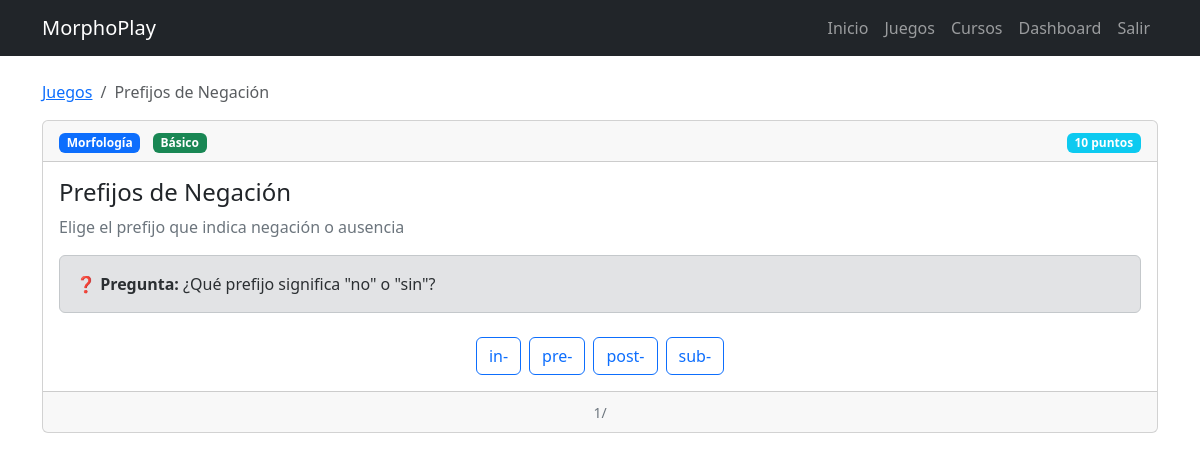
/juegos/1/ (signed in), run on the app's committed database.
### core/models.py (models this page shows, shortened)
class Juego(models.Model):
    TIPO_CHOICES = [('opcion', 'Opción múltiple'), ('escritura', 'Escritura creativa')]
    titulo = models.CharField(max_length=200)
    descripcion = models.TextField()
    pregunta = models.TextField(blank=True)
    categoria = models.ForeignKey(Categoria, on_delete=models.SET_NULL, null=True, blank=True)
    nivel = models.ForeignKey(Nivel, on_delete=models.SET_NULL, null=True, blank=True)
    tipo = models.CharField(max_length=20, choices=TIPO_CHOICES, default='opcion')
    opcion1 = models.CharField(max_length=200, blank=True)
    opcion2 = models.CharField(max_length=200, blank=True)
    opcion3 = models.CharField(max_length=200, blank=True)
    opcion4 = models.CharField(max_length=200, blank=True)
    respuesta_correcta = models.CharField(max_length=200)
    puntos = models.IntegerField(default=10)
    orden = models.IntegerField(default=0)
    activo = models.BooleanField(default=True)
    created_at = models.DateTimeField(auto_now_add=True)
    updated_at = models.DateTimeField(auto_now=True)
    def get_opciones(self):
        return [self.opcion1, self.opcion2, self.opcion3, self.opcion4]

class Categoria(models.Model):
    nombre = models.CharField(max_length=100, unique=True)
    descripcion = models.TextField(blank=True)
    icono = models.CharField(max_length=50, blank=True)
    orden = models.IntegerField(default=0)
    activo = models.BooleanField(default=True)
    created_at = models.DateTimeField(auto_now_add=True)
    updated_at = models.DateTimeField(auto_now=True)

class Nivel(models.Model):
    nombre = models.CharField(max_length=50, unique=True)
    descripcion = models.TextField(blank=True)
    orden = models.IntegerField(default=0)
    color = models.CharField(max_length=7, default='#6c5ce7')
    puntos_base = models.IntegerField(default=10)
    created_at = models.DateTimeField(auto_now_add=True)
    updated_at = models.DateTimeField(auto_now=True)

### core/views.py (the view)
# urls.py: path('juegos/<int:juego_id>/', views.juego_detail, name='juego_detail'),
@login_required
def juego_detail(request, juego_id):
    juego = get_object_or_404(Juego, id=juego_id, activo=True)
    progreso = Progreso.objects.filter(usuario=request.user, juego=juego).first()
    context = {
        'juego': juego,
        'progreso': progreso,
    }
    return render(request, 'juegos/detail.html', context)

### templates/juegos/detail.html (shortened to what this page needs)
{% extends 'base.html' %}
{% load static %}
{% block content %}
<div class="game-container">
    <nav aria-label="breadcrumb">
        <ol class="breadcrumb">
            <li class="breadcrumb-item"><a href="/juegos/">Juegos</a></li>
            <li class="breadcrumb-item active">{{ juego.titulo }}</li>
        </ol>
    </nav>
    <div class="card">
        <div class="card-header">
            <div class="d-flex justify-content-between align-items-center">
                <div>
                    <span class="badge bg-primary me-2">{{ juego.categoria.nombre|default:"General" }}</span>
                    <span class="badge bg-{% if juego.nivel.nombre == 'Básico' %}success{% elif juego.nivel.nombre == 'Intermedio' %}warning{% elif juego.nivel.nombre == 'Avanzado' %}danger{% else %}info{% endif %}">
                        {{ juego.nivel.nombre|default:"Básico" }}
                    </span>
                </div>
                <div>
                    <span class="badge bg-info">{{ juego.puntos }} puntos</span>
                </div>
            </div>
        </div>
        <div class="card-body">
            <h4 class="card-title">{{ juego.titulo }}</h4>
            <p class="card-text text-secondary">{{ juego.descripcion }}</p>
            {% if juego.pregunta %}
            <div class="alert alert-secondary mt-3">
                <strong>❓ Pregunta:</strong> {{ juego.pregunta }}
            </div>
            {% endif %}
            <div id="interactionArea" class="mt-4">
                {% if juego.tipo == 'opcion' %}
                <div class="d-flex flex-wrap justify-content-center gap-2">
                    {% for opcion in juego.get_opciones %}
                        {% if opcion %}
                        <button class="btn btn-outline-primary opcion-btn"
                                data-opt="{{ opcion }}"
                                data-correct="{{ juego.respuesta_correcta }}">
                            {{ opcion }}
                        </button>
                        {% endif %}
                    {% endfor %}
                </div>
                {% endif %}
            </div>
        </div>
        <div class="card-footer">
            <div class="d-flex justify-content-between align-items-center">
                <div>
                    <span class="text-secondary small">{{ juego.orden|default:juego.id }}/{{ total_juegos }}</span>
                </div>
            </div>
        </div>
    </div>
</div>
{% endblock %}

### data on the page
Juego: titulo "Prefijos de Negación", categoria.nombre "Morfología", nivel.nombre "Básico", puntos "10", descripcion "Elige el prefijo que indica negación o ausencia", pregunta "¿Qué prefijo significa \"no\" o \"sin\"?", get_opciones "in-" "pre-" "post-" "sub-", orden "1"
